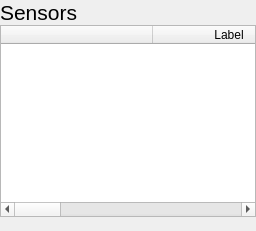
            <widget class="QWidget" name="sensors_page">
             <layout class="QVBoxLayout" name="verticalLayout_10">
              <property name="spacing">
               <number>0</number>
              </property>
              <property name="leftMargin">
               <number>0</number>
              </property>
              <property name="topMargin">
               <number>0</number>
              </property>
              <property name="rightMargin">
               <number>0</number>
              </property>
              <property name="bottomMargin">
               <number>0</number>
              </property>
              <item>
               <widget class="QLabel" name="label_70">
                <property name="font">
                 <font>
                  <pointsize>16</pointsize>
                  <italic>false</italic>
                  <bold>false</bold>
                 </font>
                </property>
                <property name="text">
                 <string>Sensors</string>
                </property>
               </widget>
              </item>
              <item>
               <widget class="QTableWidget" name="sensor_table">
                <attribute name="horizontalHeaderDefaultSectionSize">
                 <number>152</number>
                </attribute>
                <attribute name="horizontalHeaderShowSortIndicator" stdset="0">
                 <bool>false</bool>
                </attribute>
                <attribute name="horizontalHeaderStretchLastSection">
                 <bool>true</bool>
                </attribute>
                <attribute name="verticalHeaderVisible">
                 <bool>false</bool>
                </attribute>
                <column>
                 <property name="text">
                  <string/>
                 </property>
                </column>
                <column>
                 <property name="text">
                  <string>Label</string>
                 </property>
                </column>
                <column>
                 <property name="text">
                  <string>Current</string>
                 </property>
                </column>
                <column>
                 <property name="text">
                  <string>Critical</string>
                 </property>
                </column>
                <column>
                 <property name="text">
                  <string/>
                 </property>
                </column>
               </widget>
              </item>
              <item>
               <widget class="QLabel" name="sensor_label">
                <property name="text">
                 <string/>
                </property>
               </widget>
              </item>
             </layout>
            </widget>
